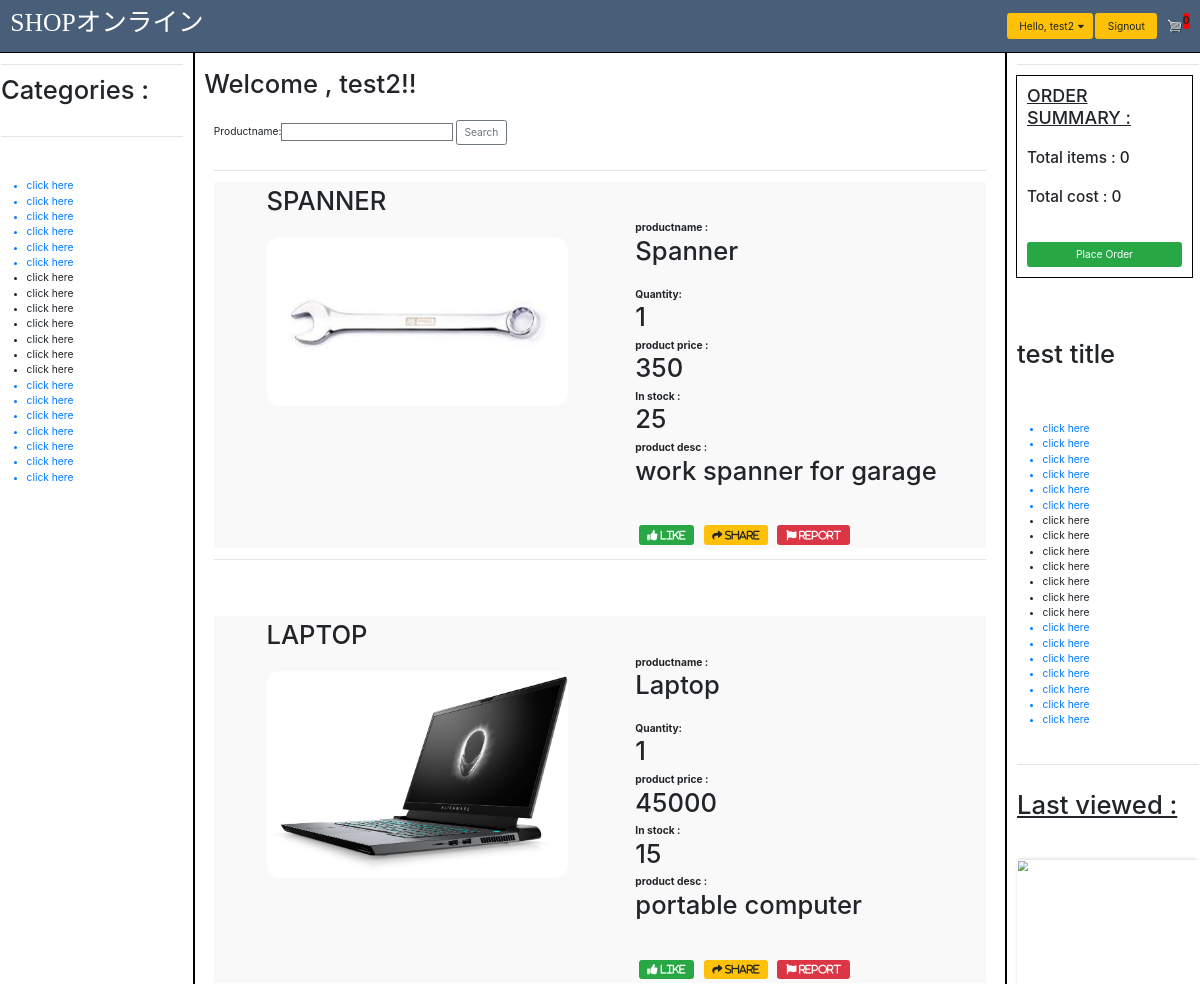
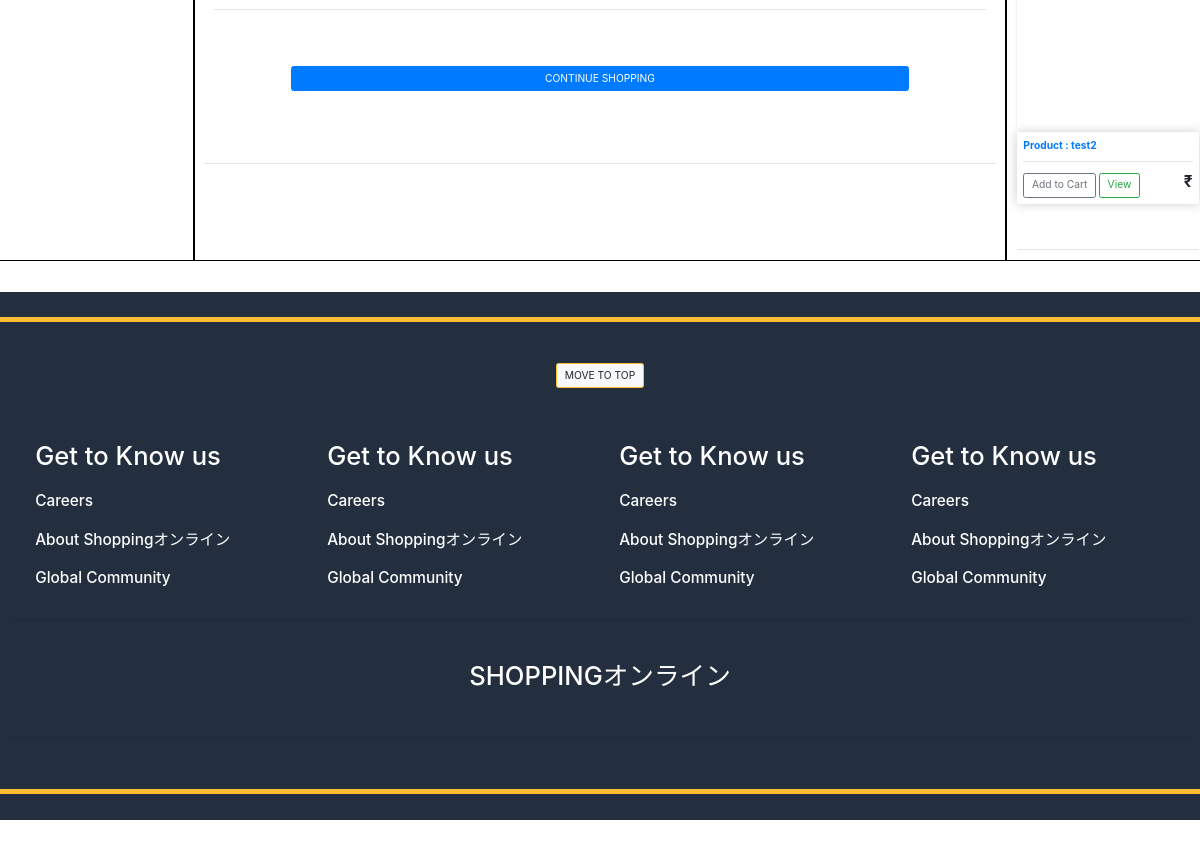
Screenshot of /orders/orderdetails/72 (signed in) with the database file from the repository (2 pictures, top to bottom).
### structure/models.py (models this page shows, shortened)
class orderdetails(models.Model):
    DEFAULT_USER_ID = 1
    orderdetailid = models.AutoField(primary_key=True)
    orderdetailnumber = models.IntegerField(blank=True)
    customer = models.ForeignKey(User , on_delete=models.CASCADE , default=DEFAULT_USER_ID)
    order = models.ForeignKey(orders , on_delete=models.CASCADE , blank=True , null = True)
    product = models.ForeignKey(products , on_delete=models.CASCADE)
    price = models.IntegerField()
    quantity = models.IntegerField(validators=[MinValueValidator(1)])
    discount = models.IntegerField(blank=True , default=0)
    date = models.DateTimeField(auto_now=True)

class products(models.Model):
    productid = models.AutoField(primary_key=True)
    productname = models.CharField(max_length=30)
    productdescription = models.CharField(max_length=50, blank=True)
    supplier = models.ForeignKey(suppliers, on_delete=models.CASCADE)
    category = models.ForeignKey(categories , on_delete= models.CASCADE)
    unit_price = models.IntegerField()
    discount = models.IntegerField(blank=True, default=0)
    instock = models.IntegerField(blank=True)
    available = models.BooleanField(default=True)
    currentorders = models.CharField(max_length=100 , blank=True)
    rank = models.IntegerField(blank=True , default=0)
    picture = models.ImageField(default = 'default.png' , upload_to = "product_pictures" , blank = True)
    likes = models.IntegerField(default=0 , blank=True)
    dislikes = models.IntegerField(default=0 , blank=True)
    created_at = models.DateTimeField(null=True , auto_now_add=True)

### orders/views.py (the view)
# urls.py: path('orderdetails/<pk>', views.orderdetail , name = "orderdetail"),
def orderdetail(request, pk):
    print('order details ...')
    form = searchproductform()
    cart_count = orderdetails.objects.filter(customer = request.user , order = None).count()
    myorders = orderdetails.objects.all().filter(order__orderid = pk)
    order_details = orderdetails.objects.all().filter(customer = request.user , order = None)
    totalcost = 0
    for items in order_details:
        totalcost += (items.quantity) * items.product.unit_price
    context = {
        'form' : form ,
        'cart_count' : cart_count,
        'myorders' : myorders,
        'totalcost' : totalcost
    }
    return render(request, 'orders/myorderdetails.html' , context)

### homepage/forms.py
class searchproductform(ModelForm):
    def __init__(self, *args, **kwargs):
        super(searchproductform, self).__init__(*args, **kwargs)
        self.fields['productname'].required = False
    class Meta:
        model = products
        fields = ['productname']

### templates/orders/myorderdetails.html (shortened to what this page needs)
<!DOCTYPE html>
{% extends "base.html" %}
{% load static %}
{% load bootstrap_tags %}
{% block leftnav %}
    <div class="right-nav">
        <hr>
        <h1> Categories : </h1><br>
        <hr>
        <br><br>
        <ul>
            <a href="#"><li>click here</li></a>
            <a href="#"><li>click here</li></a>
            <a href="#"><li>click here</li></a>
            <a href="#"><li>click here</li></a>
            <a href="#"><li>click here</li></a>
            <a href="#"><li>click here</li></a>
            <li>click here</li>
            <li>click here</li>
            <li>click here</li>
            <li>click here</li>
            <li>click here</li>
            <li>click here</li>
            <li>click here</li>
            <a href="#"><li>click here</li></a>
            <a href="#"><li>click here</li></a>
            <a href="#"><li>click here</li></a>
            <a href="#"><li>click here</li></a>
            <a href="#"><li>click here</li></a>
            <a href="#"><li>click here</li></a>
            <a href="#"><li>click here</li></a>
        </ul>
    </div>
{% endblock %}
{% block rightnav %}
    <div class="right-nav">
        <hr>
        <div style="border: 2px solid black; padding:15px; margin: 0px 0px 0px 0px; margin-right: 10px; margin-left: -1px;">
            <h3> <u> ORDER SUMMARY : </u> </h3>
            <br>
            <h4>Total items : {{cart_count}}</h4> <br>
            <h4>Total cost : {{totalcost}}</h4><br><br>
            <button class="btn btn-success" style="width: 100%;">Place Order</button>
        </div>
        <br><br><br><br>
        <h1>test title</h1>
        <br><br><br>
        <ul>
            <a href=""><li>click here</li></a>
            <a href=""><li>click here</li></a>
            <a href=""><li>click here</li></a>
            <a href=""><li>click here</li></a>
            <a href=""><li>click here</li></a>
            <a href=""><li>click here</li></a>
            <li>click here</li>
            <li>click here</li>
            <li>click here</li>
            <li>click here</li>
            <li>click here</li>
            <li>click here</li>
            <li>click here</li>
            <a href=""><li>click here</li></a>
            <a href=""><li>click here</li></a>
            <a href=""><li>click here</li></a>
            <a href=""><li>click here</li></a>
            <a href=""><li>click here</li></a>
            <a href=""><li>click here</li></a>
            <a href=""><li>click here</li></a>
        </ul>
    </div>
{% endblock %}
{% block body %}
        <br>
        <h1 id="top-section" style="align-items: center;"> Welcome , {{user.username}}!!</h1>
        <br>
        <form action = " {% url 'homepage:home' %}" enctype="multipart/form-data" method="POST">
            <div class="container sign-form">
                {{ form|as_bootstrap  }}
                <input type="submit" class = 'btn btn-outline-secondary' name="submit" value="Search">
            </div>
        </form>
        <br>
        <div class="container" >
            <hr>
            {% for orderdetailspdt in myorders %}
                <div class="container" style="overflow: hidden; background: #faf9f9;">
                    <div class="row">
                        <div class="col-lg-7">
                            <h1 style=" text-align: left; margin-left: 10%; margin-top: 1%; text-transform: uppercase;">{{orderdetailspdt.product.productname}}</h1><br>
                            <a href="{% url 'products:home' orderdetailspdt.product.productid %}"><img class="product-display" src="{{ orderdetailspdt.product.picture.url }}" alt="error" style="width:70%; margin: 0% 0% 0% 10%;"></a>
                        </div>
                        <div class="col-lg-5" style="text-align: left; margin: 5% 0% 0% -5%;">
                            <b>productname :</b> <h1 style="text-transform: capitalize;">{{orderdetailspdt.product.productname}}</h1>
                            <br>
                            <b>Quantity:</b> <h1>{{orderdetailspdt.quantity}}</h1>
                            <b>product price :</b> <h1>{{orderdetailspdt.product.unit_price}}</h1>
                            <b>In stock :</b> <h1>{{orderdetailspdt.product.instock}}</h1>
                            <b>product desc :</b> <h1>{{orderdetailspdt.product.productdescription}}</h1>
                            <br><br>
                            <span>
                                <button class="fa fa-thumbs-up btn btn-success" style="margin : 5px;"> LIKE </button>
                                <button class="fas fa-share btn btn-warning" style="margin : 5px;"> Share </button>
                                <button class="fas fa-flag btn btn-danger" style="margin : 5px;"> REPORT </button>
                            </span>
                        </div>
                    </div>
                </div>
                <hr><br><br><br>
                {% endfor %}
                <a href="{% url 'homepage:home' %}"><button class="btn btn-primary" style="width: 80%; margin: 0 10%;"> CONTINUE SHOPPING </button><br><br></a>
                <br>
                <br>
            <br>
            </div>
            <hr>
            <br><br>
{% endblock %}

### templates/base.html (shortened to what this page needs)
<!DOCTYPE html>
{% load static %}
<html>
<head>
    <link rel="stylesheet" href="https://stackpath.bootstrapcdn.com/bootstrap/4.4.1/css/bootstrap.min.css">
    <link rel="stylesheet" type="text/css" href="{% static 'css/base.css' %}">
    <link rel="stylesheet" href="https://use.fontawesome.com/releases/v5.12.1/css/all.css">
</head>
<body>
        <nav class="navbar navbar-expand-lg" style="background-color: #485e79;">
        <a class="navbar-brand" href="{% url 'homepage:home' %}"> <h1 style="font-family: comicsans; color: white;" >SHOPオンライン</h1></a>
        <div class="collapse navbar-collapse" id="navbarSupportedContent">
            <ul class="navbar-nav mr-auto">
                <li class="nav-item active" style="display: inline;">
                    <a class="nav-link" href="#"> <span class="sr-only">(current)</span></a>
                </li>
            </ul>
            <div class="form-inline my-2 my-lg-0">
                {% if user.is_authenticated %}
                    <div class="dropdown">
                        <a href="#" class="btn btn-warning" style="margin: 4px;"><button class = "button btn-warning dropbtn" style="border: none;"> Hello, {{user.username}}</button><i class="fa fa-caret-down"></i></a>
                    </div>
                    <a href="{% url 'registration:signout' %}" class="btn btn-warning"> <button class = "button btn-warning" style="border: none;" onclick="return confirm('are you sure ?') "> Signout </button></a>
                {% else %}
                    <a href="{% url 'registration:signin' %}" style="margin: 4px;" class="btn btn-warning">Signin</a>
                    <a href="{% url 'registration:signup' %}" class="btn btn-warning">Signup</a>
                {% endif %}
                <a href="{% url 'cart:home' %}">
                    <img id="cart-icon" src="{% static 'img/cart.png' %}">
                </a>
                <p id="cart-total" style="background-color: red; border-radius: 22px; ">{{cart_count}}</p>
            </div>
        </div>
    </nav>
    <div class="row">
        <div class="col-md-2" style="border: 2px solid black; min-height: 1350px;">
            {% block leftnav %}
            {% endblock leftnav %}
        </div>
        <div class="col-md-8" style="border: 2px solid black;  min-height: 1350px;">
            {% block body %}
            {% endblock body %}
        </div>
        <div class="col-md-2" style="border: 2px solid black;  min-height: 1350px;">
            {% block rightnav %}
            {% endblock rightnav %}
            {% if request.session.current_pdt_id %}
                <br>
                <hr>
                <br>
                {% include 'nav content/rightnav/rightnav_recentproduct.html' %}
                <br><hr>
            {% endif %}
        </div>
    <br><br>
            <div style="background-color: #232F3E; height: 100%;">
                <br>
                <hr style="border-color: #ffbb33; border-width: 8px;">
                {% include 'landing/end.html' %}
                <hr style="border-color: #ffbb33; border-width: 8px;">
                <br>
            </div>
</body>
</html>

### templates/nav content/rightnav/rightnav_recentproduct.html
    <div>
        <h1> <u> Last viewed :</u> </h1>
        <br>
            <div class="pdt-box-rightnav">
                <a href="{% url 'products:home' request.session.current_pdt_id  %}">
                <img class="thumbnail" src={{request.session.current_pdt_pic}}>
                <div class="box-element product">
                    <h6><strong>Product : {{ request.session.current_pdt_name }}</strong></h6>
                    <hr></a>
            <a href="{% url 'products:addtocart' request.session.current_pdt_id %}"> <button  class="btn btn-outline-secondary add-btn">Add to Cart</button></a>
            <a class="btn btn-outline-success" href="{% url 'products:home' request.session.current_pdt_id %}">View</a>
            <h4 style="display: inline-block; float: right"><strong>₹{{request.session.current_pdt_price}}</strong></h4>
                </div>
            </div>
    </div>

### static/css/base.css (style rules this page uses)
html, body { zoom: 80%; max-width: 100%; overflow-x: hidden; }
#cart-total { text-decoration: none; cursor: pointer; font-weight: bold; }
.box-element { box-shadow: hsl(0, 0%, 80%) 0 0 16px; background-color: #fff; border-radius: 4px; padding: 10px; }
.product { border-radius: 0 0 4px 4px; }
.thumbnail { width: 100%; height: 400px; -webkit-box-shadow: -1px -3px 5px -2px rgba(214, 214, 214, 1); -moz-box-shadow: -1px -3px 5px -2px rgba(214, 214, 214, 1); box-shadow: -1px -3px 5px -2px rgba(214, 214, 214, 1); }
#cart-icon { width: 25px; display: inline-block; margin-left: 15px; }
.pdt-box-rightnav { margin: 30px 0px; }
.container { max-width: 100%; overflow:auto; }
.product-display { border-radius: 20px; }
fieldset, label { margin: 0; padding: 0; }

### rows the page displays
orderdetails: product.productname "SPANNER", product.picture (picture), product.productname "Spanner", quantity "1", product.unit_price "350", product.instock "25", product.productdescription "work spanner for garage"
orderdetails: product.productname "LAPTOP", product.picture (picture), product.productname "Laptop", quantity "1", product.unit_price "45000", product.instock "15", product.productdescription "portable computer"

### other values shown
{{ user.username }} "test2"
{{ cart_count }} "0"
{{ totalcost }} "0"
{{ request.session.current_pdt_name }} "test2"
